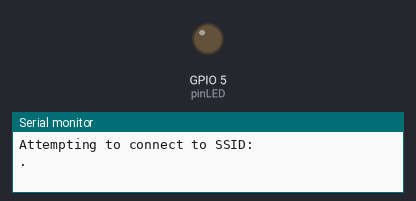
Bench run of a sketch on a simulated ESP8266 (NodeMCU). On the bench: output pins drawn as LEDs (lit = HIGH), the last lines printed to the serial monitor. WiFi joins after 1.5 s; servers stay silent unless stated; not simulated (calls return 0 or success): credentials.h.

Above: at 0.1 s.
At 5.1 s:
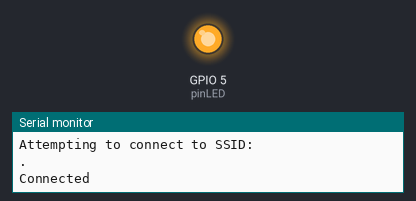
Timing chart, 0 to 6.6 s (numbered marks = the images above):
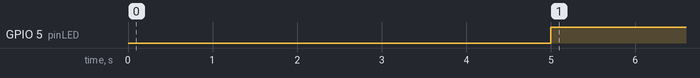

The sketch:

WIFI_LED.ino
```cpp
#include <ESP8266WiFi.h>
#include "credentials.h"

//----------------  Fill in your credentails   ---------------------
const char ssid[] = WIFI_SSID_EV;
const char pass[] = WIFI_PASSWORD_EV;
//const char ssid[] = WIFI_SSID_IS;
//const char pass[] = WIFI_PASSWORD_IS;
//------------------------------------------------------------------

WiFiClient client;

int pinLED = 5;

void setup() {
  //Initialize serial and wait for port to open:
  Serial.begin(9600);
  pinMode(pinLED, OUTPUT);

  // Connect or reconnect to WiFi
  if (WiFi.status() != WL_CONNECTED) {
    Serial.print("Attempting to connect to SSID: ");
    Serial.println(ssid);
    while (WiFi.status() != WL_CONNECTED) {
      WiFi.begin(ssid, pass);
      Serial.print(".");
      delay(5000);
    }
    Serial.println("\nConnected");
  }
}

void loop() {
  if (WiFi.status() == WL_CONNECTED) {
    digitalWrite(pinLED, HIGH);
  }
}
```

Measured:
- by itself, GPIO 5 (pinLED): LOW → HIGH at 5.0 s
